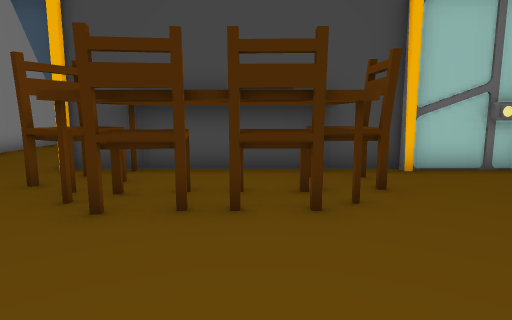
[1] (above)

15 first-person views from a walk through a scene from a Unity 3-D project. The camera is 1.3 m above the floor, tilts 8° down and sees 75° across. Doors are open. The floor is counted in squares, 1 m on a side. Each view is taken from the middle of a square. On the plan, view 1 faces up. The plan holds only what a view shows up to about 14 squares ahead; the rest is blank. The place goes on beyond the plan.

[2]
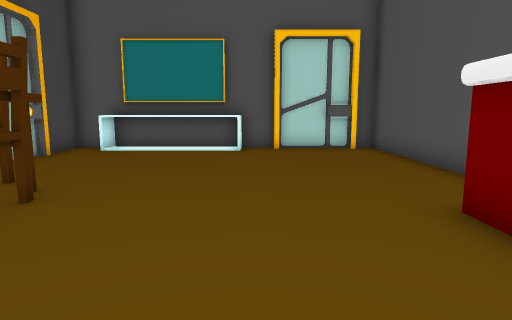

[3]
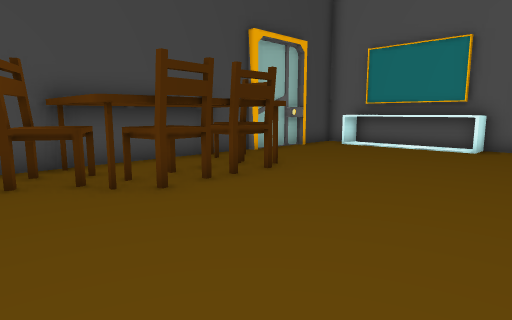

[4]
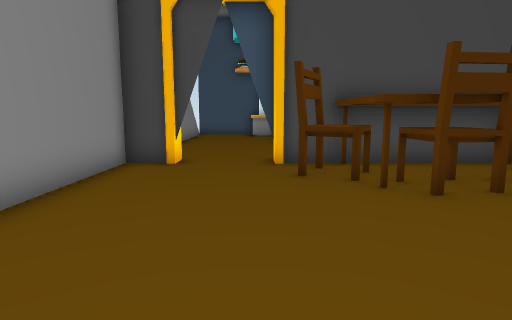

[5]
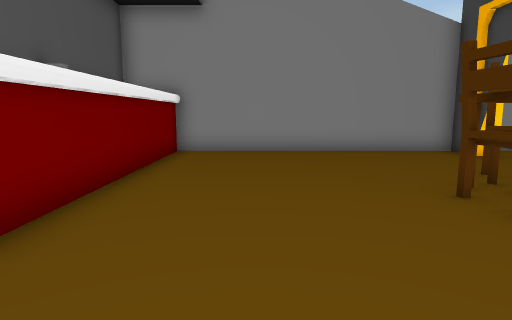

[6]
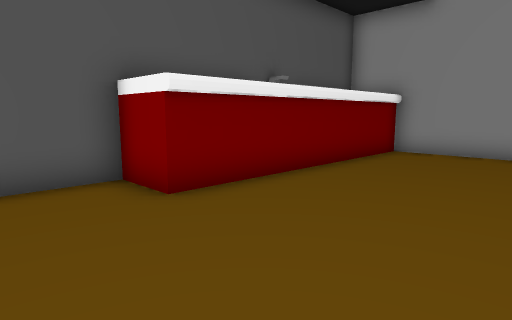

[7]
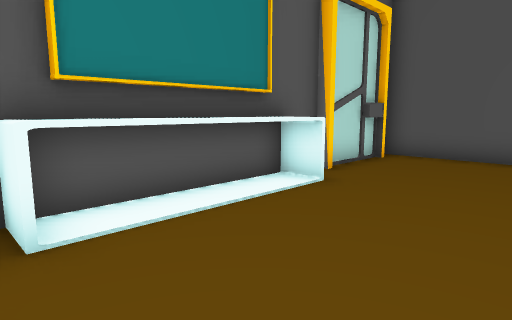

[8]
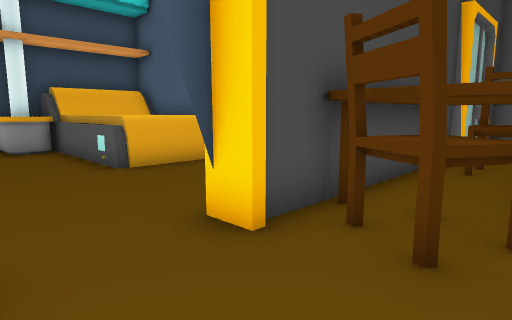

[9]
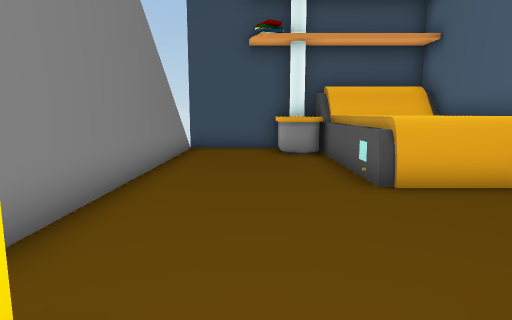

[10]
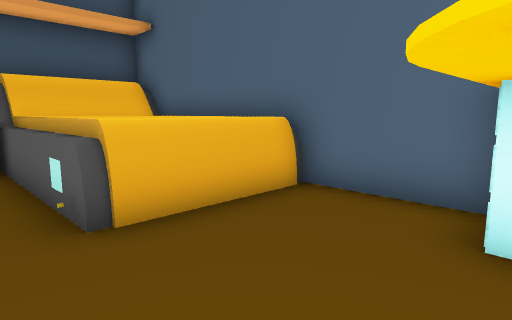

[11]
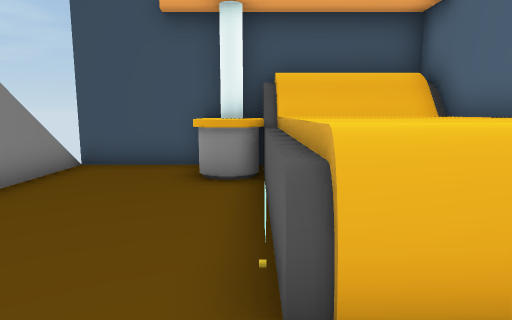

[12]
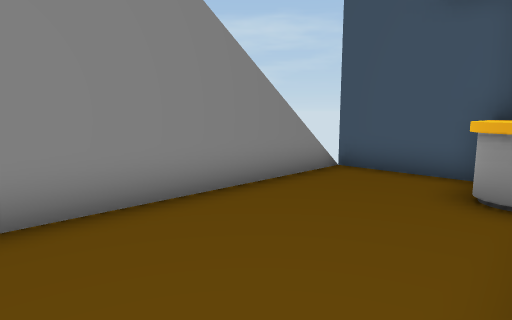

[13]
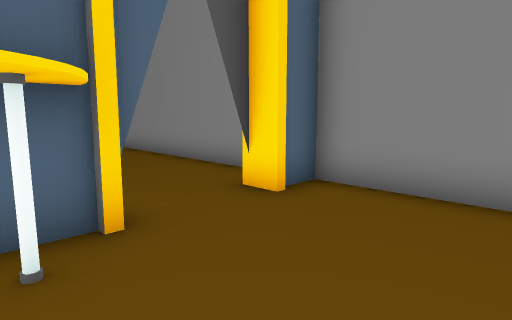

[14]
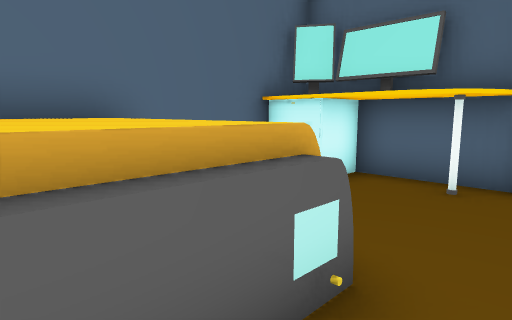

[15]
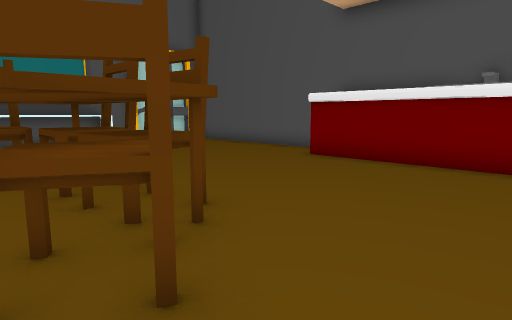

### Floor plan
Key: @ floor where view 1 was taken; # wall or solid block; . floor; ^ raised ledge; O other object.
Columns run from 9 left of view 1 to 9 right of it. Each row starts with its distance up from view 1.
 20  #####
 19  ...OO
 18 #...OO####
 17 #...OO^^^#
 16 #....^^^^#
 15 #....^^^^#
 14 #....^^^^#
 13 #....^^^^#
 12 #........#
 11 #........#
 10 #.....####
  9 #....###
  8 ###..##############
  7 #....OOOOOOO......#
  6 #....OOOOOOO.....O#
  5 #.....OOOOOO.....O#
  4 #......OOOO......O#
  3 #................O#
  2 #................O#
  1 #.................#
  0 #........@........#
 -1 #.................#
 -2 ##########........#
 -3          #........#
 -4          ##########

Where each view was taken, in squares from view 1:
view 1: 0 up, 0 right, facing up
view 2: 1 up, 4 left, facing right
view 3: 1 down, 5 left, facing up-right
view 4: 1 down, 5 left, facing up
view 5: 1 up, 3 right, facing left
view 6: 3 up, 3 right, facing down-left
view 7: 7 up, 4 right, facing down-right
view 8: 5 up, 7 left, facing up-right
view 9: 7 up, 6 left, facing up
view 10: 9 up, 5 left, facing up-right
view 11: 11 up, 4 left, facing up
view 12: 12 up, 4 left, facing up-left
view 13: 12 up, 3 left, facing down-left
view 14: 15 up, 5 left, facing down-right
view 15: 7 up, 6 left, facing down-right
